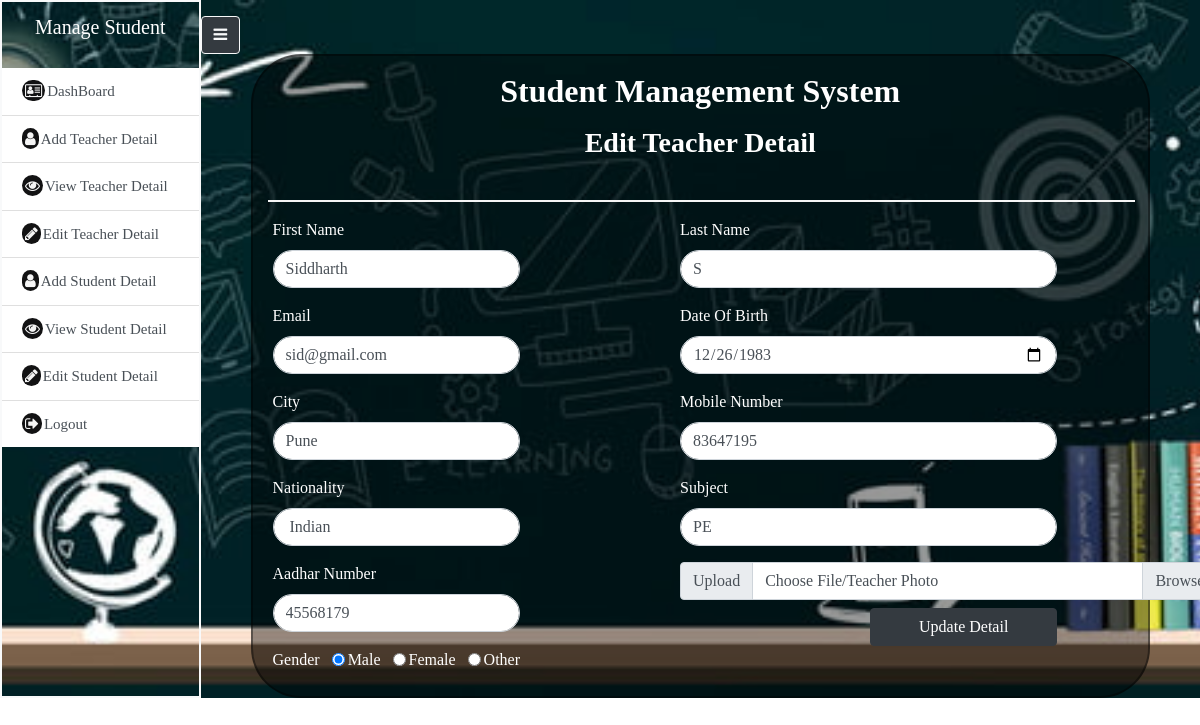
The app's page /edit_teacher.php?edit_teacher=10 (signed in) with its own data.
### tables this page shows
CREATE TABLE `teacher_detail` (
  `td_id` int(255) NOT NULL,
  `fname` varchar(255) NOT NULL,
  `lname` varchar(255) NOT NULL,
  `email` varchar(255) NOT NULL,
  `birth_date` date NOT NULL,
  `city` varchar(255) NOT NULL,
  `mobile_num` varchar(255) NOT NULL,
  `nation` varchar(255) NOT NULL,
  `aadhar` varchar(255) NOT NULL,
  `subject` varchar(255) NOT NULL,
  `gender` varchar(255) NOT NULL,
  `photo` varchar(255) NOT NULL
);

### edit_teacher.php (the view, shortened to what this page needs)
<?php
include 'dconnect.php';
?>
<!DOCTYPE html>
<html>
<head>
    <link rel="stylesheet" href="https://maxcdn.bootstrapcdn.com/bootstrap/4.5.2/css/bootstrap.min.css">
    <link rel="stylesheet" href="https://cdnjs.cloudflare.com/ajax/libs/font-awesome/4.7.0/css/font-awesome.min.css">
    <link rel="stylesheet" href="stustyle.css">
</head>
<body>
    <div class="bg-img">
     <div class="d-flex" id="wrap">
      <div class="sidebar border-light">
         <div class="sidebar-heading">
            <p class="text-center">Manage Student</p>
             </div>
               <ul class="list-group list-group-flush">
                    <a href="main.php" class="list-group-item list-group-item-action">
                    <i class="fa fa-vcard-o"></i>DashBoard</a>
                    <a href="add_teacher.php" class="list-group-item list-group-item-action">
                    <i class="fa fa-user"></i>Add Teacher Detail</a>
                    <a href="view_teacher.php" class="list-group-item list-group-item-action">
                    <i class="fa fa-eye"></i>View Teacher Detail</a>
                    <a href="view_teacher.php" class="list-group-item list-group-item-action">
                    <i class="fa fa-pencil"></i>Edit Teacher Detail</a>
                    <a href="add_student.php" class="list-group-item list-group-item-action">
                    <i class="fa fa-user"></i>Add Student Detail</a>
                    <a href="view_student.php" class="list-group-item list-group-item-action">
                    <i class="fa fa-eye"></i>View Student Detail</a>
                    <a href="view_student.php" class="list-group-item list-group-item-action">
                    <i class="fa fa-pencil"></i>Edit Student Detail</a>
                    <a href="logout.php" class="list-group-item list-group-item-action">
                    <i class="fa fa-sign-out"></i>Logout</a>
                 </ul>
             </div>
             <div class="main-body">
             <button class="btn btn-outline-light btn-dark mt-3" id="toggler">
             <i class="fa fa-bars"></i>
             </button>
             <section id="main-form">
                <div class="container id=formsetting">
                <h2 class="text-center text-white pt-3 font-weight-bold">Student Management System</h2>
                <h3 class="text-center text-white pb-4 pt-2 font-weight-bold">Edit Teacher Detail</h3><hr>
                 <?php
                  if(isset($_GET['edit_teacher']))
                  {
                      $edit_td_id=$_GET['edit_teacher'];
                      $query="select * from teacher_detail where td_id = '$edit_td_id'";
                      $run= mysqli_query($conn,$query);
                      while($row= mysqli_fetch_assoc($run))
                      {
                 ?>
                  <form method="post" action="" enctype="multipart/form-data">
                  <div class="row">
                  <div classs="col-md-5 col-ms-5 col-12 m-auto">
                  <div class="form-group">
                     <label class="text-white">First Name</label>
                     <input type="text" name="fname" placeholder="Enter Your First Name" class="form-control" required="required" value="<?php echo $row['fname'];?>">
                   </div>
                   <div class="form-group">
                    <label class="text-white">Email</label>
                    <input type="email" name="email" placeholder="Enter Your Email" class="form-control " required="required"  value="<?php echo $row['email'];?>">
                    </div>
                    <div class="form-group">
                     <label class="text-white">City</label>
                     <input type="text" name="city" placeholder="Enter Your City" class="form-control" required="required"  value="<?php echo $row['city'];?>" >
                     </div>
                     <div class="form-group">
                     <label class="text-white"> Nationality</label>
                     <input type="text" name="nationality" placeholder="Enter Your Nationality" class="form-control" required="required"  value="<?php echo $row['nation'];?>">
                     </div>
                     <div class="form-group">
                     <label class="text-white">Aadhar Number</label>
                     <input type="number" name="aadhar" placeholder="Enter Your Aadhar Number" class="form-control" required="required"  value="<?php echo $row['aadhar'];?>">
                     </div>
                     <div class="form-group">
                     <label class="text-white">Gender</label>
                     <input type="radio" name="gender" value="male"class="form-check-input ml-2" required="required" <?php if($row['gender']=='male') echo "checked";?>>
                     <label class="form-check-label text-white pl-4">Male</label>
                     <input type="radio" name="gender" value="female"class="form-check-input ml-2" required="required"  <?php if($row['gender']=='female') echo "checked";?>>
                     <label class="form-check-label text-white pl-4">Female</label>
                     <input type="radio" name="gender" value="other"class="form-check-input ml-2" required="required"  <?php if($row['gender']=='other') echo "checked";?>>
                     <label class="form-check-label text-white pl-4">Other</label>
                     </div>
                  </div>
                  <div classs="row">
                  <div class="form-group left">
                      <label class="text-white ">Last Name</label>
                      <input type="text" name="lname" placeholder="Enter Your Last Name" class="form-control" required="required"  value="<?php echo $row['lname'];?>">
                  </div>
                  <div class="form-group  left">
                      <label class="text-white "> Date Of Birth</label>
                      <input type="date" name="birthdate" placeholder="Enter Your DOB" class="form-control" required="required"  value="<?php echo $row['birth_date'];?>">
                  </div>
                  <div class="form-group left">
                      <label class="text-white ">Mobile Number</label>
                      <input type="number" name="mobilenumber" placeholder="Enter Your Mobile Number" class="form-control" required="required"  value="<?php echo $row['mobile_num'];?>">
                  </div>
                  <div class="form-group left">
                      <label class="text-white ">Subject</label>
                      <input type="text" name="subject" placeholder="Enter Your Subject" class="form-control" required="required"  value="<?php echo $row['subject'];?>">
                  </div>
                  <div class="input-group left">
                  <div class="input-group-prepend"><span class="input-group-text" id="inputGroupFileAddon01">Upload</span></div>
                  <div class="custom-file">
                  <label class="custom-file-label" for="inputGroupFile01">Choose File/Teacher Photo</label>
                  </div>
                  <?php }} ?>
                  </div>
                  <input type="submit" name="update" value="Update Detail" class="button btn btn-dark px-5 mt-2">
                </div>
                </div>
               </form>
               </div>
           </section>
        </div>
    </div>
</div>
</body>
</html>

### stustyle.css (style rules this page uses)
.bg-img { background-image: url("Image/bg3.jpg"); height: 100%; background-position: center; background-repeat: no-repeat; background-size: cover; }
* { margin:0px; padding:0px; box-sizing: border-box; font-family: tahoma; }
.main-body { width:100%; min-width: 0%; }
.sidebar { width: 20%; font-size: 15px; transition: all 0.5s ease; border:2px solid black; }
.sidebar-heading { padding-top:10px; padding-bottom: 10px; font-size:20px; background-color:rcb(0,0,0,0.4); color:white; }
.sidebar i { background-color: #121213; border-radius: 50px; color:whitesmoke; padding:3px; margin-right:2px; }
.container { background-color: rgb(0, 0, 0,0.4); border:2px solid rgba(221, 221, 221, 0.4); width: 90%; border:2px solid rgb(0, 0, 0,0.4); border-radius: 50px; }
form { margin-left: 20px; }
.form-group input { border-radius: 50px; }
.left { margin-left:160px ; }
.button { margin-left:350px; }
hr { border:1px solid whitesmoke; width:100%; }

### records on screen
teacher_detail: fname "Siddharth", email "sid@gmail.com", city "Pune", nationality "Indian", aadhar "45568179", gender "☑", lname "S", birthdate "12/26/1983", mobilenumber "83647195", subject "PE"
